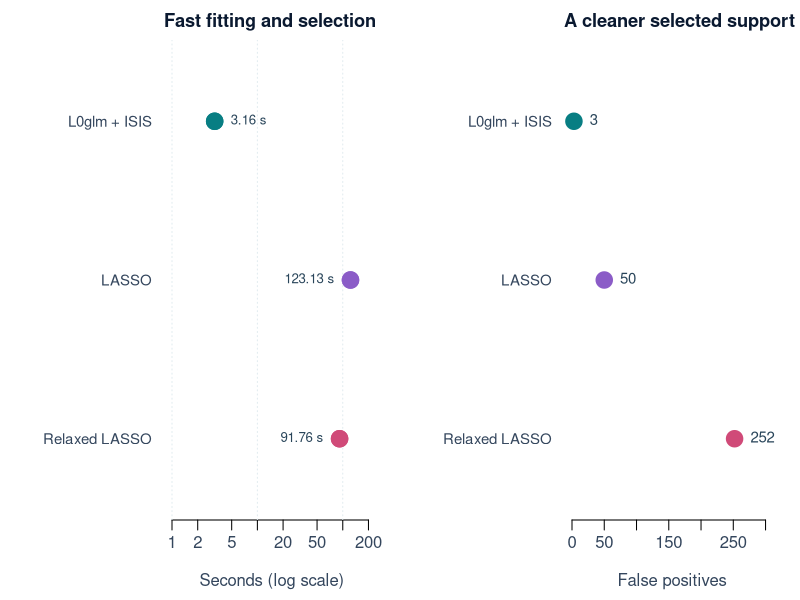

Recreate this plot in R.
## ---- chunk 1
knitr::opts_chunk$set(collapse=TRUE, comment="#>", message=FALSE, warning=FALSE,
  fig.width=9, fig.height=4.2, dpi=160)
## ---- chunk 2
par(mfrow=c(1, 2), mar=c(4, 8.2, 2, 1), mgp=c(2.5, .6, 0), family="sans",
  bg="white", col.axis="#34465d", col.lab="#34465d", col.main="#0a1930")
labels <- c("L0glm + ISIS", "LASSO", "Relaxed LASSO")
cols <- c("#087e83", "#8b5cc7", "#d04a78")
seconds <- c(3.16, 123.13, 91.76)
plot(seconds, 3:1, log="x", xlim=c(1, 220), ylim=c(.6, 3.4), pch=21, bg=cols,
  col=cols, cex=2.2, yaxt="n", xlab="Seconds (log scale)", ylab="", bty="n")
axis(2, at=3:1, labels=labels, las=1, tick=FALSE, cex.axis=.9)
abline(v=c(1, 10, 100), col="#e1ebef", lty=3)
points(seconds, 3:1, pch=21, bg=cols, col=cols, cex=2.2)
text(seconds, 3:1, sprintf("%.2f s", seconds), pos=ifelse(seconds > 50, 2, 4),
  offset=.8, cex=.8, col="#29455a")
title("Fast fitting and selection", adj=0, cex.main=1.1)
fp <- c(3, 50, 252)
plot(fp, 3:1, xlim=c(0, 310), ylim=c(.6, 3.4), pch=21, bg=cols, col=cols,
  cex=2.2, yaxt="n", xlab="False positives", ylab="", bty="n")
axis(2, at=3:1, labels=labels, las=1, tick=FALSE, cex.axis=.9)
text(fp+9, 3:1, fp, pos=4, cex=.9, col="#29455a")
title("A cleaner selected support", adj=0, cex.main=1.1)
